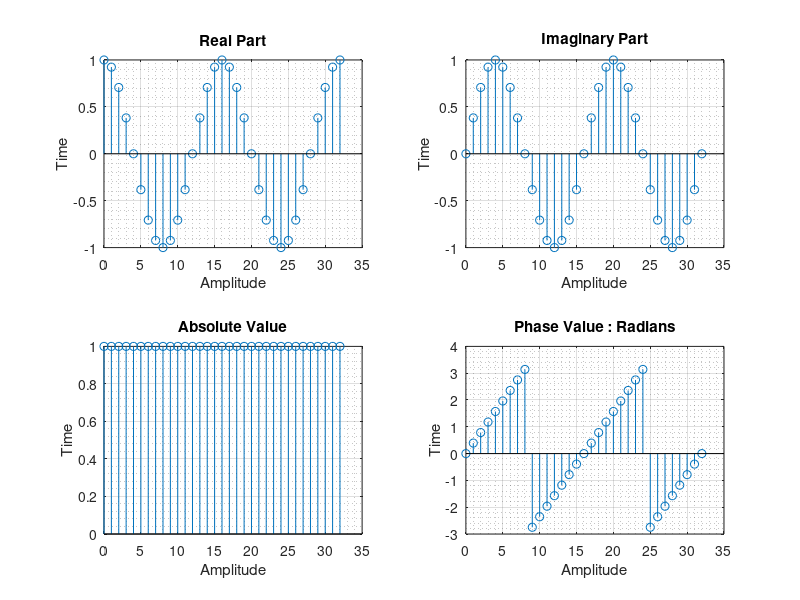

MATLAB code for this plot:
% Program to plot Real,Imaginary parts and absolute, phase values of function
clc; clear all;

% Given function
%   y(n) = exp(j*pi*n/8) , n <- [0,32]

n = 0:32; % Domain
func = @(n) exp(j*pi*n/8); % Function Definition
x = func(n); % Function Implementation

x1 = real(x); % Extracting real parts.
figure('Name','Function analysis','NumberTitle','off','Color','w')
subplot(2,2,1) % Create axes in tiled positions
stem(n,x1), grid on, grid minor % Discrete data 2D plot
title('Real Part')
xlabel('Amplitude')
ylabel('Time')

x2 = imag(x); % Extracting imaginary parts
subplot(2,2,2)
stem(n,x2), grid on, grid minor
title('Imaginary Part')
xlabel('Amplitude')
ylabel('Time')

x3 = abs(x); % Absolute value function
subplot(2,2,3)
stem(n,x3), grid on, grid minor
title('Absolute Value')
xlabel('Amplitude')
ylabel('Time')

x4 = angle(x); % Phase angle in radians
subplot(2,2,4)
stem(n,x4), grid on, grid minor
title('Phase Value : Radians')
xlabel('Amplitude')
ylabel('Time')

print('-clipboard','-dbitmap')